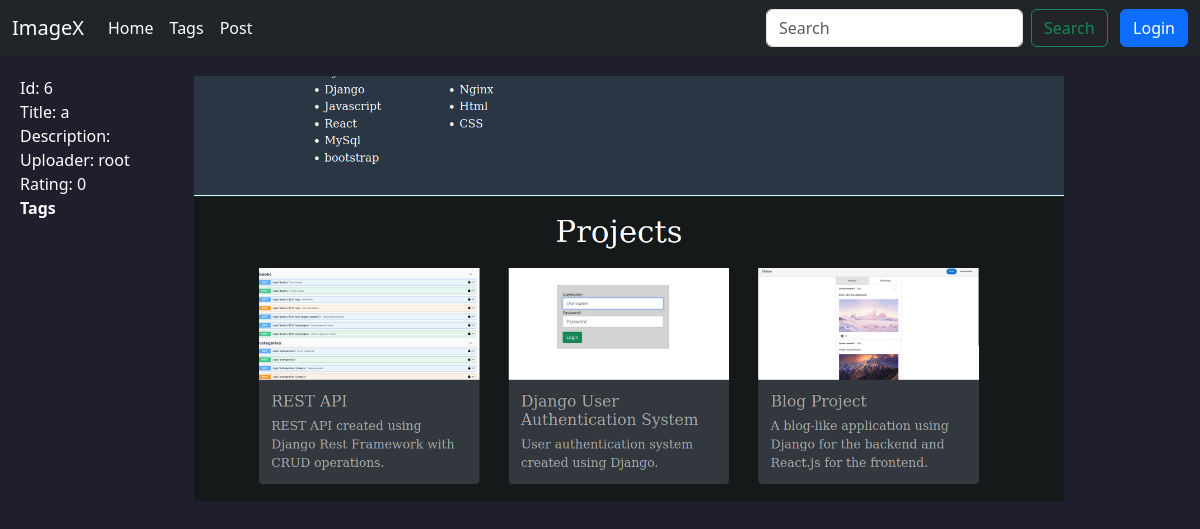
Screenshot of /posts/6/ with the database file from the repository.
### main/models.py (models this page shows, shortened)
class Post(models.Model):
    name = models.CharField(max_length=200)
    description = models.CharField(max_length=500, null=True, blank=True)
    author = models.ForeignKey(user_model, on_delete=models.CASCADE)
    image = models.ImageField()

### main/views.py (the view)
# urls.py: path('posts/<int:id>/', views.PostDetail.as_view(), name='post-detail'),
class PostDetail(DetailView):
    template_name = 'main/post-detail.html'
    pk_url_kwarg = 'id'
    context_object_name = 'post'
    queryset = Post.objects.all()
    def get_context_data(self, **kwargs):
        context = super().get_context_data(**kwargs)
        post_instance = self.object
        tags = Tag.objects.filter(post=post_instance).order_by('-name')
        likes = len(post_instance.feedback.filter(feedback='L'))
        dislikes = len(post_instance.feedback.filter(feedback='D'))
        rating = likes - dislikes
        user = self.request.user
        user_rating = None
        if self.request.user.is_authenticated:
            if post_instance.id in list(user.feedback.all().values_list('post_id', flat=True)):
                if user.feedback.filter(post_id=post_instance.id):
                    user_rating = 'L'
                else:
                    user_rating = 'D'
            else:
                user_rating = ''
        else:
            user_rating = ''
        context['user_rating'] = user_rating
        context['tags'] = tags
        context['rating'] = rating
        return context
    def post(self, request, *args, **kwargs):
        data = json.loads(request.body)
        user_rating = data['user_rating']
        response = {'message': ''}
        try:
            feedback = self.request.user.feedback.get(post=self.get_object())
            if user_rating == 'L':
                feedback.feedback = 'L'
            elif user_rating == 'D':
                feedback.feedback = 'D'
            else:
                feedback.delete()
        except:
            feedback = PostFeedBack.objects.create(
                    user=self.request.user,
                    feedback='',
                    post=self.get_object(),
                    )
            if user_rating == 'L':
                feedback.feedback = 'L'
            elif user_rating == 'D':
                feedback.feedback = 'D'
            feedback.save()
        return JsonResponse(response, status=200)

### main/context_processors.py (called while the page is built)
def all_tags(request):
    tags = json.dumps(list(Tag.objects.values_list('name', flat=True)))
    return {
            'all_tags': tags,
            }

### main/templates/main/post-detail.html (shortened to what this page needs)
{% include 'main/base.html' %}
<div class="post-detail">
    <div>
        <div class="post-info">
            <p>Id: {{ post.id }}</p>
            <p>Title: {{ post.name }}</p>
            <p>Description: {{ post.description|default_if_none:"" }}</p>
            <p>Uploader: {{ post.author }}</p>
            <p class="rating">
            Rating:
            {% if user.is_authenticated %}
                {% if user_rating == 'L' %}
                    <i class="arrow selected up" name="upvote"></i>
                {% else %}
                    <i class="arrow up" name="upvote"></i>
                {% endif %}
                <p class="rating" id="rating-count">{{ rating }}</p>
                {% if user_rating == 'D' %}
                    <i class="arrow selected down" name="downvote"></i>
                {% else %}
                    <i class="arrow down" name="downvote"></i>
                {% endif %}
            {% else %}
            {{ rating }}
            {% endif %}
            </p>
        </div>
        <div class="post-tags">
            <b>Tags</b>
        </div>
    </div>
    <img src="/media/{{ post.image }}/">
</div>

### static/css/styles.css (style rules this page uses)
img { max-width: 200px; max-height: 100%; }
body { background-color: rgba(30,30,44,255); color: white; }
.post-detail { display: grid; grid-template-columns: 15% 75%; justify-content: left; }
.post-detail img { min-height: 100%; max-height: 100%; max-width: 100%; object-fit: cover; }
.post-detail { padding: 20px; }
.post-info p { margin: 0; }
.post-info .rating { display: inline; }

### rows the page displays
Post: id "6", name "a", author "root", image (picture)

### other values shown
{{ rating }} "0"
